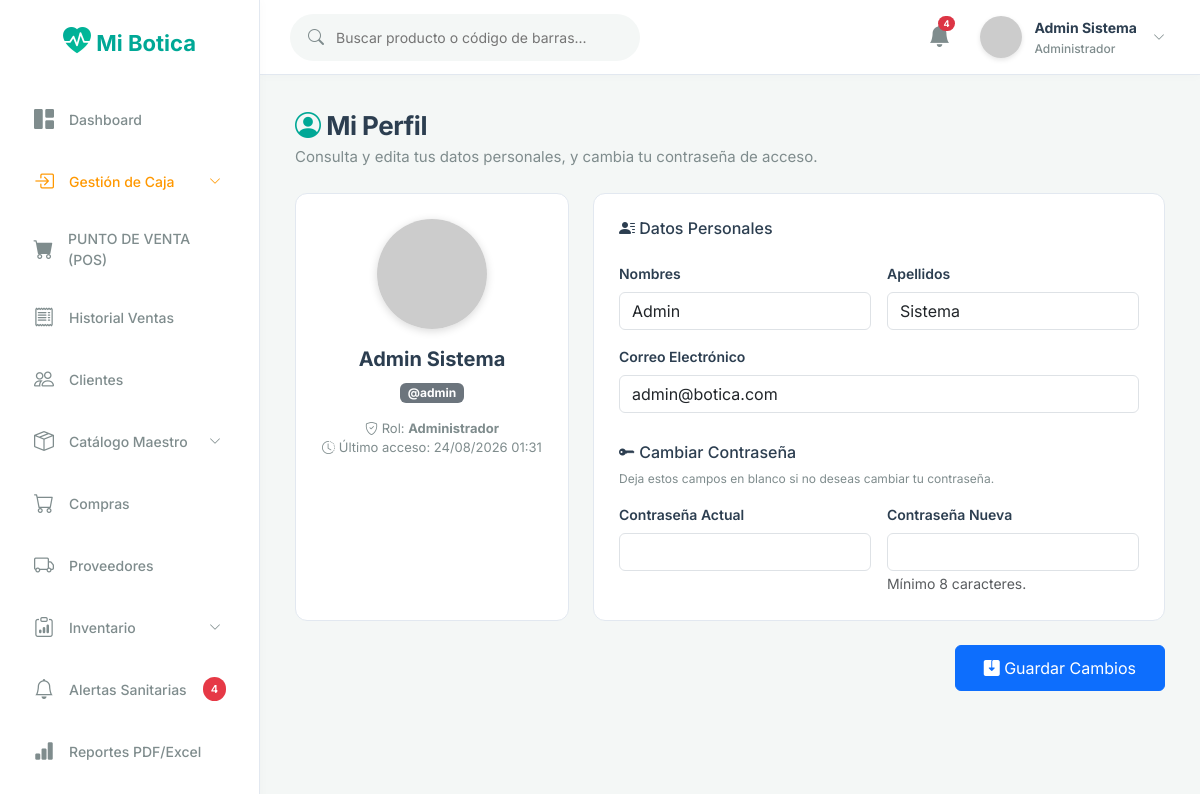
The app's page /usuario/perfil (signed in) with its own data.
### tables this page shows
CREATE TABLE `usuarios` (
  `id` int NOT NULL AUTO_INCREMENT,
  `nombres` varchar(100) NOT NULL,
  `apellidos` varchar(100) NOT NULL,
  `usuario` varchar(50) NOT NULL,
  `password` varchar(255) NOT NULL,
  `email` varchar(100) DEFAULT NULL,
  `rol_id` int NOT NULL,
  `estado` tinyint(1) DEFAULT '1',
  `ultimo_login` datetime DEFAULT NULL,
  `creado_en` timestamp NULL DEFAULT CURRENT_TIMESTAMP,
  PRIMARY KEY (`id`),
  UNIQUE KEY `usuario` (`usuario`),
  KEY `rol_id` (`rol_id`),
  CONSTRAINT `usuarios_ibfk_1` FOREIGN KEY (`rol_id`) REFERENCES `roles` (`id`) ON DELETE RESTRICT
);

### app/controllers/UsuarioController.php (called while the page is built, shortened)
<?php
class UsuarioController extends Controller {
    public function perfil() {
        $userModel = $this->model('User');
        $usuario = $userModel->getById($_SESSION['user_id']);
        $roles = [1 => 'Administrador', 2 => 'Farmacéutico', 3 => 'Cajero', 4 => 'Almacenero'];
        $this->view('usuarios/perfil', [
            'title' => 'Mi Perfil',
            'usuario' => $usuario,
            'rol_nombre' => $roles[$usuario['rol_id']] ?? 'Usuario'
        ]);
    }
}

### app/core/App.php (called while the page is built, shortened)
<?php
class App {
    protected $method = 'login';
    public function __construct() {
        $url = $this->parseUrl();
        if (isset($url[0]) && file_exists('../app/controllers/' . ucfirst($url[0]) . 'Controller.php')) {
            unset($url[0]);
        }
        $this->controller = new $this->controller;
        if (isset($url[1])) {
            if (method_exists($this->controller, $url[1])) {
                $this->method = $url[1];
                unset($url[1]);
            }
        }
        $this->params = $url ? array_values($url) : [];
        call_user_func_array([$this->controller, $this->method], $this->params);
    }
    public function parseUrl() {
        if (isset($_GET['url'])) {
            return explode('/', filter_var(rtrim($_GET['url'], '/'), FILTER_SANITIZE_URL));
        }
        return [];
    }
}

### public/index.php (called while the page is built, shortened)
<?php
require_once '../app/config/database.php';
require_once '../app/core/App.php';
require_once '../app/core/Controller.php';
$app = new App();

### app/models/User.php (called while the page is built, shortened)
<?php
class User {
    private $conn;
    private $table_name = "usuarios";
    public function __construct() {
        $database = new Database();
        $this->conn = $database->getConnection();
    }
    public function getById($id) {
        $query = "SELECT * FROM " . $this->table_name . " WHERE id = :id LIMIT 0,1";
        $stmt = $this->conn->prepare($query);
        $stmt->bindParam(":id", $id);
        $stmt->execute();
        return $stmt->fetch(PDO::FETCH_ASSOC);
    }
}

### app/config/database.php (called while the page is built, shortened)
<?php
class Database {
    private $host = "localhost";
    private $db_name = "botica_db";
    private $username = "root";
    private $password = "";
    public function getConnection() {
        $this->conn = null;
        try {
            $this->conn = new PDO("mysql:host=" . $this->host . ";dbname=" . $this->db_name . ";charset=utf8mb4", $this->username, $this->password);
            $this->conn->exec("SET NAMES utf8mb4");
        } catch(PDOException $exception) {
            error_log("Error de conexión a la base de datos: " . $exception->getMessage());
            die("No se pudo conectar con la base de datos. Intente nuevamente más tarde.");
        }
        return $this->conn;
    }
}
?>

### app/views/usuarios/perfil.php (the view, shortened to what this page needs)
<?php $u = $data['usuario']; ?>
<div class="page-content">
    <div class="mb-4">
        <h1 class="page-title"><i class="bi bi-person-circle" style="color:var(--accent-primary);"></i> Mi Perfil</h1>
        <div class="page-subtitle">Consulta y edita tus datos personales, y cambia tu contraseña de acceso.</div>
    </div>
    <form action="<?php echo BASE_URL; ?>usuario/actualizarPerfil" method="POST">
        <div class="row g-4">
            <div class="col-md-4">
                <div class="perfil-card text-center">
                    <img src="https://ui-avatars.com/api/?name=<?php echo urlencode($u['nombres'] . ' ' . $u['apellidos']); ?>&background=00A896&color=fff&bold=true&size=110"
                         alt="Avatar" style="width:110px; height:110px; border-radius:50%; box-shadow:0 2px 8px rgba(0,0,0,0.15); margin-bottom:18px;">
                    <h5 style="color: var(--text-primary); font-weight:700;"><?php echo htmlspecialchars($u['nombres'] . ' ' . $u['apellidos'], ENT_QUOTES, 'UTF-8'); ?></h5>
                    <span class="badge bg-secondary mb-2">@<?php echo htmlspecialchars($u['usuario'], ENT_QUOTES, 'UTF-8'); ?></span>
                    <p style="color: var(--text-secondary); font-size: 13px; margin-top: 8px;">
                        <i class="bi bi-shield-check"></i> Rol: <strong><?php echo htmlspecialchars($data['rol_nombre'], ENT_QUOTES, 'UTF-8'); ?></strong><br>
                        <?php if (!empty($u['ultimo_login'])): ?>
                            <i class="bi bi-clock-history"></i> Último acceso: <?php echo date('d/m/Y H:i', strtotime($u['ultimo_login'])); ?>
                        <?php endif; ?>
                    </p>
                </div>
            </div>
            <div class="col-md-8">
                <div class="perfil-card">
                    <h5 style="color: var(--text-primary); font-size: 16px; margin-bottom: 25px;"><i class="bi bi-person-lines-fill"></i> Datos Personales</h5>
                    <div class="row g-3">
                        <div class="col-md-6">
                            <label class="form-label">Nombres</label>
                            <input type="text" name="nombres" class="form-control" value="<?php echo htmlspecialchars($u['nombres'], ENT_QUOTES, 'UTF-8'); ?>" required>
                        </div>
                        <div class="col-md-6">
                            <label class="form-label">Apellidos</label>
                            <input type="text" name="apellidos" class="form-control" value="<?php echo htmlspecialchars($u['apellidos'], ENT_QUOTES, 'UTF-8'); ?>" required>
                        </div>
                        <div class="col-md-12">
                            <label class="form-label">Correo Electrónico</label>
                            <input type="email" name="email" class="form-control" value="<?php echo htmlspecialchars($u['email'] ?? '', ENT_QUOTES, 'UTF-8'); ?>">
                        </div>
                    </div>
                    <h5 style="color: var(--text-primary); font-size: 16px; margin-top: 30px; margin-bottom: 20px;"><i class="bi bi-key-fill"></i> Cambiar Contraseña</h5>
                    <p style="color: var(--text-secondary); font-size: 12px; margin-top: -12px;">Deja estos campos en blanco si no deseas cambiar tu contraseña.</p>
                    <div class="row g-3">
                        <div class="col-md-6">
                            <label class="form-label">Contraseña Actual</label>
                            <input type="password" name="password_actual" class="form-control" autocomplete="current-password">
                        </div>
                        <div class="col-md-6">
                            <label class="form-label">Contraseña Nueva</label>
                            <input type="password" name="password_nueva" class="form-control" minlength="8" autocomplete="new-password">
                            <small class="text-muted">Mínimo 8 caracteres.</small>
                        </div>
                    </div>
                </div>
            </div>
        </div>
        <div class="text-end mt-4">
            <button type="submit" class="btn btn-primary" style="padding: 10px 28px;">
                <i class="bi bi-save2-fill"></i> Guardar Cambios
            </button>
        </div>
    </form>
</div>

### public/css/style.css (style rules this page uses)
:root { --bg-dark: #F4F7F6; --bg-card: #FFFFFF; --text-primary: #2C3E50; --text-secondary: #7F8C8D; --accent-primary: #00A896; --accent-hover: #028090; --accent-light: rgba(0, 168, 150, 0.1); --success: #02C39A; --success-bg: rgba(2, 195, 154, 0.1); --danger: #E63946; --danger-bg: rgba(230, 57, 70, 0.1); --warning: #F4A261; --border-color: #E2E8F0; }
body { font-family: 'Inter', sans-serif; background-color: var(--bg-dark); color: var(--text-primary); margin: 0; overflow-x: hidden; }
.page-content { padding: 35px; }
.page-title { font-size: 26px; font-weight: 700; color: var(--text-primary); margin: 0; letter-spacing: -0.5px; }
.page-subtitle { font-size: 15px; color: var(--text-secondary); margin-top: 5px; }
.form-label { display: block; font-size: 14px; color: var(--text-primary); margin-bottom: 8px; font-weight: 600; }

### app/views/usuarios/perfil.php (style rules this page uses)
.perfil-card { background: var(--bg-card); border: 1px solid var(--border-color); border-radius: 12px; padding: 25px; height: 100%; }

### records on screen
usuarios: nombres+apellidos "Admin Sistema", usuario "admin", ultimo_login "24/08/2026 01:31", nombres "Admin", apellidos "Sistema", email "admin@botica.com"

### other values on screen
$_totalNotifs "4"
$_SESSION['nombre'] "Admin Sistema"
$roles[$_SESSION['rol_id'] ?? 1] "Administrador"
$data['rol_nombre'] "Administrador"
